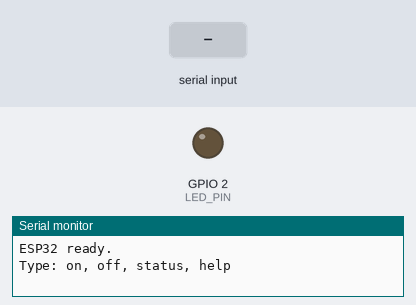
Recording of a sketch running on a simulated ESP32. Parts: output pins drawn as LEDs (lit = HIGH), the last lines printed to the serial monitor. Inputs (shaded band) come from the test bench.

Above: at 1.2 s.
1.3 s: "on\n" received over Serial
At 1.7 s:
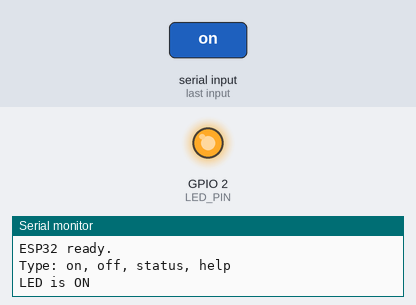
2.8 s: "off\n" received over Serial
At 4.1 s:
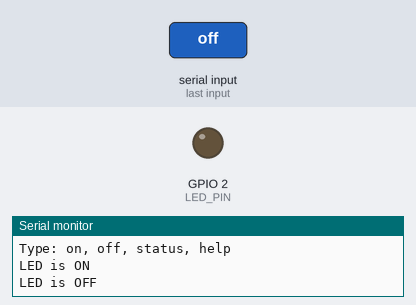
Timing chart, 0 to 5.8 s (numbered marks = the images above; inputs shaded):
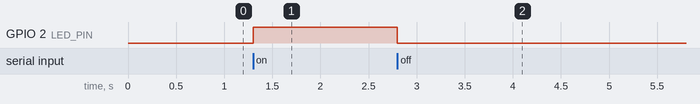

The sketch:

serial_led.ino
```cpp
const int LED_PIN = 2;
bool ledState = false;

void setup()
{
    pinMode(LED_PIN, OUTPUT);
    Serial.begin(115200);

    Serial.println("ESP32 ready.");
    Serial.println("Type: on, off, status, help");
}

void loop()
{
    if (Serial.available())
    {
        String cmd = Serial.readStringUntil('\n');
        cmd.trim();
        cmd.toLowerCase();
        if (cmd.length() == 0)
        {
            return;
        }

        if (cmd == "on")
        {
            ledState = true;
            digitalWrite(LED_PIN, HIGH);
            Serial.println("LED is ON");
        }
        else if (cmd == "off")
        {
            ledState = false;
            digitalWrite(LED_PIN, LOW);
            Serial.println("LED is OFF");
        }
        else if (cmd == "status")
        {
            Serial.print("LED state: ");
            Serial.println(ledState ? "ON" : "OFF");
        }
        else if (cmd == "help")
        {
            Serial.println("Commands: on, off, status, help");
        }
        else
        {
            Serial.println("Unknown command");
        }
    }
}
```

Measured:
- after the input at 1.3 s, GPIO 2 (LED_PIN): LOW → HIGH at once
- after the input at 2.8 s, GPIO 2 (LED_PIN): HIGH → LOW at once
